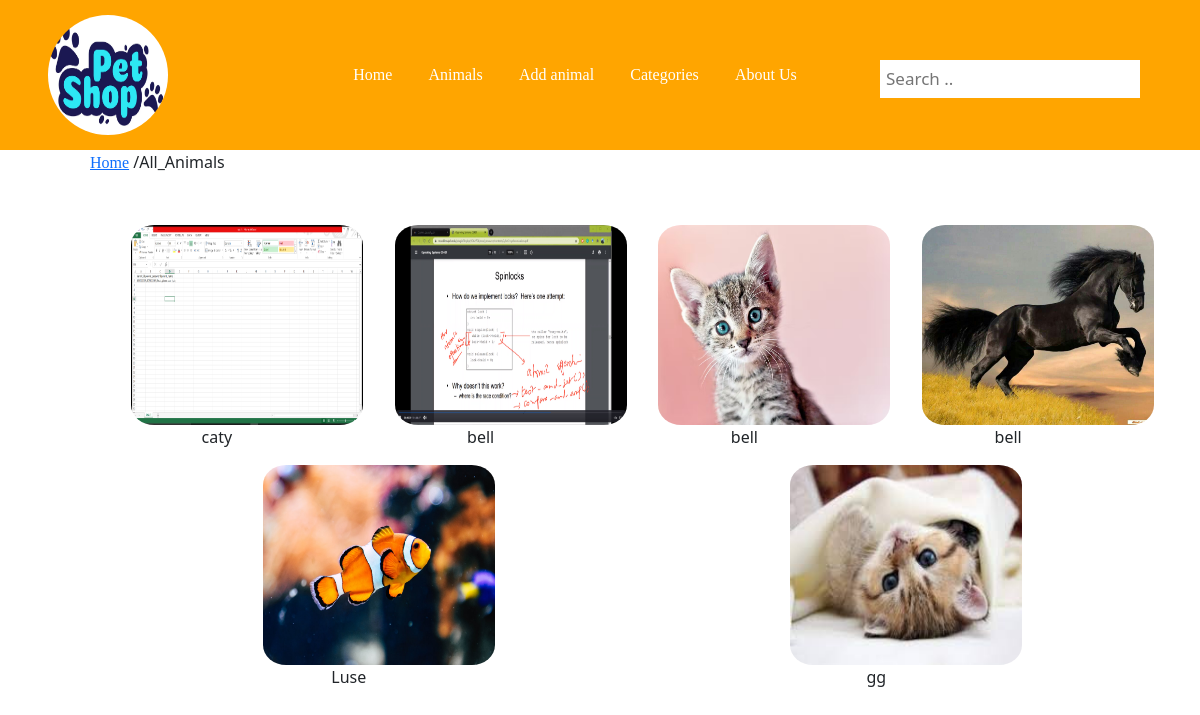
/showAllAnimals (signed in), run on the app's committed database.
### user/models.py (models this page shows)
class Animal(models.Model):
    animal_name=models.CharField(max_length=200)
    description=models.TextField()
    price=models.IntegerField()
    age=models.FloatField()
    image=models.ImageField(upload_to='Media', blank=True)
    isDelete=models.BooleanField()
    isAccepted=models.BooleanField()
    added_by=models.ForeignKey(User,related_name='added_animals', on_delete=models.CASCADE)
    category=models.ForeignKey(Category,related_name='animals_in_this_category', on_delete=models.CASCADE)
    created_at=models.DateTimeField(auto_now_add=True)
    updated_at=models.DateTimeField(auto_now=True)

### user/views.py (the view)
# urls.py: path('showAllAnimals',  views.showAllAnimals),
def showAllAnimals(request):
    context={
        'user': User.objects.get(id=request.session['id']),
        'allanimals':models.allAnimals(),
        'admin': User.objects.get(rule_type=1),
    }
    return render (request, 'all_animals.html',context)

### user/models.py (called while the page is built)
def allAnimals():
    return Animal.objects.filter(isAccepted=True ).filter(isDelete=False)

### user/templates/all_animals.html (shortened to what this page needs)
<!DOCTYPE html>
<html lang="en">
<head>
    {% load static %}
    <link rel="stylesheet" href="{% static 'css/all_animals.css' %}">
    <link rel="stylesheet" href="{% static 'css/mainPage.css' %}">
    <link href="https://cdn.jsdelivr.net/npm/bootstrap@5.1.3/dist/css/bootstrap.min.css" rel="stylesheet">
</head>
<body>
    <header>
        <div class="image-container">
            <img src="static/image/LOGO.png" alt="">
        </div>
        <ul class="nav">
            <li class="nav-item">
              <a  aria-current="page" href="/mainPage">Home</a>
            </li>
            <li class="nav-item">
              <a  href="/showAllAnimals">Animals</a>
            </li>
            <li class="nav-item">
              <a href="/addAnimalPage">Add animal</a>
            </li>
            <li class="nav-item">
              <a href="/allCategories">Categories</a>
            </li>
            <li class="nav-item">
                <a href="/aboutUs">About Us</a>
              </li>
          </ul>
        <div class="search-container">
            <form action="#">
                <div class="input-box">
                    <input type="text" placeholder="Search .. " required>
                  </div>
            </form>
          </div>
    </header>
        <div class="main">
            <div id="location">
                <p><a href="#">Home</a> /All_Animals</p>
            </div>
          <div id="all_animals">
            {%for animal in allanimals%}
            {% if forloop.counter|divisibleby:3%}
            <div id="animal" name="cat-1" >
              <a href="/showAnimalInfo/{{animal.id}}"><img id="img-2" src="/Media/{{animal.image}}" alt="dog-pic"></a>
              <p>{{animal.animal_name}}</p></div><br>
            {%else%}
            <div id="animal" name="cat-1">
              <a href="/showAnimalInfo/{{animal.id}}"><img id="img-2" src="/Media/{{animal.image}}" alt="dog-pic"></a>
              <p>{{animal.animal_name}}</p></div>
            {%endif%}
            {% endfor %}
        </div>
            </div>
</body>
</html>

### user/static/css/all_animals.css (style rules this page uses)
img { width: 130px; height: 130px; border-radius: 50%; }
a { text-decoration: none; margin-left: 30px; }
#img-2 { width: 100%; height: 200px; border-radius: 10%; }
.main { width: 90%; margin: 0 auto; }
#all_animals { display: flex; justify-content: space-around; text-align: center; margin-left: 25px; margin-top: 50px; flex-wrap: wrap; }
#animal { width: 22%; }

### user/static/css/mainPage.css (style rules this page uses)
html , body { height: 110%; width: 100%; }
header { height: 17%; width: 100%; background-color: #ffa500; display: flex; align-items: center; justify-content: space-between; }
* { box-sizing: border-box; }
.nav { width: 40%; justify-content: space-around; font-family: cursive; }
.nav-item a { color: white; text-decoration: none; }
.input-box input { border-color: #ffa500; }
.search-container { float: right; margin-right: 5%; }
.image-container img { background-color: #f4e6cc; margin-left: 20%; width: 50%; height: 100%; border-radius: 50%; }
.image-container { width: 20%; height: 80%; }
input[type=text] { padding: 6px; margin-top: 8px; font-size: 17px; border: none; }
a { font-family: cursive; }

### data on the page
Animal: image (picture), animal_name "caty"
Animal: image (picture), animal_name "bell"
Animal: image (picture), animal_name "bell"
Animal: image (picture), animal_name "bell"
Animal: image (picture), animal_name "Luse"
Animal: image (picture), animal_name "gg"
